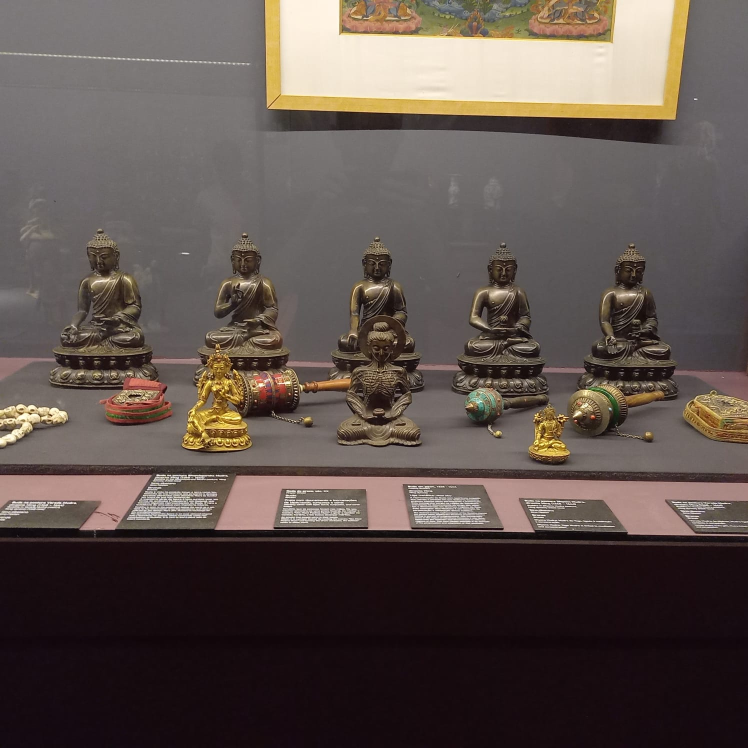
#> input picture Trabalho1 - Textura/fotos_originais/foto1.jpeg, 1496 x 1496 px (shown at 1/2 size); its folder holds only this picture in this run
$ python preprocessar_imagens.py
#> lines starting #> are read from the running program, lines starting #| are printed output that depends on the picture
"""
Pré-processamento das imagens: converte para tons de cinza e gera recortes
de 512x512 pixels a partir das fotos originais.

Uso:
    python preprocessar_imagens.py --input_dir fotos_originais --output_dir imagens --por_foto 1

    --por_foto N : quantos recortes de 512x512 extrair de cada foto.

Estratégias de recorte:
    - por_foto=1  -> um recorte central
    - por_foto>1  -> recortes em grade (grid) cobrindo a foto, sem sobreposição
                     sempre que a foto for grande o suficiente; senão usa o
                     recorte central com deslocamentos aleatórios.
"""

import os
import glob
import argparse
import random
import cv2


TAM = 512


def carregar_em_cinza(caminho):
    img = cv2.imread(caminho, cv2.IMREAD_COLOR)
    if img is None:
        return None
    return cv2.cvtColor(img, cv2.COLOR_BGR2GRAY)

def recorte_central(img_cinza):
    h, w = img_cinza.shape
    cy, cx = h // 2, w // 2
    y0 = max(0, cy - TAM // 2)
    x0 = max(0, cx - TAM // 2)
    return img_cinza[y0:y0 + TAM, x0:x0 + TAM]


def gerar_recortes(img_cinza, n):
    h, w = img_cinza.shape

    if h < TAM or w < TAM:
        raise ValueError(
            f"Imagem menor que {TAM}x{TAM} ({h}x{w}). "
            "Recorte não é possível sem distorcer a textura; "
        )

    recortes = []

    if n == 1:
        recortes.append(recorte_central(img_cinza))
        return recortes

    # posicoes possiveis em grade, sem sobreposicao
    max_y = h - TAM
    max_x = w - TAM
    passos_y = max(1, max_y // TAM + 1)
    passos_x = max(1, max_x // TAM + 1)

    posicoes = []
    for py in range(passos_y):
        for px in range(passos_x):
            y0 = min(py * TAM, max_y)
            x0 = min(px * TAM, max_x)
            posicoes.append((y0, x0))

    random.shuffle(posicoes)

    # se naao houver posicoes em grade suficientes, completa com offsets aleatorios
    while len(posicoes) < n:
        y0 = random.randint(0, max_y)
        x0 = random.randint(0, max_x)
        posicoes.append((y0, x0))

    for (y0, x0) in posicoes[:n]:
        recortes.append(img_cinza[y0:y0 + TAM, x0:x0 + TAM])

    return recortes


def processar_pasta(input_dir, output_dir, por_foto=1, seed=42):
    random.seed(seed)
    os.makedirs(output_dir, exist_ok=True)

    caminhos = sorted(
        glob.glob(os.path.join(input_dir, "*.jpg"))
        + glob.glob(os.path.join(input_dir, "*.jpeg"))
        + glob.glob(os.path.join(input_dir, "*.png"))
        + glob.glob(os.path.join(input_dir, "*.JPG"))
        + glob.glob(os.path.join(input_dir, "*.JPEG"))
    )

    if not caminhos:
        raise RuntimeError(f"Nenhuma foto encontrada em {input_dir}")

    total_gerado = 0
    for caminho in caminhos:
        nome = os.path.splitext(os.path.basename(caminho))[0]
        img_cinza = carregar_em_cinza(caminho)
#> in carregar_em_cinza, img is the input picture: shape (1496, 1496, 3); mean B, G, R 76.6, 81.8, 93.6
#> in carregar_em_cinza, `return cv2.cvtColor(img, cv2.COLOR_BGR2GRAY)`:
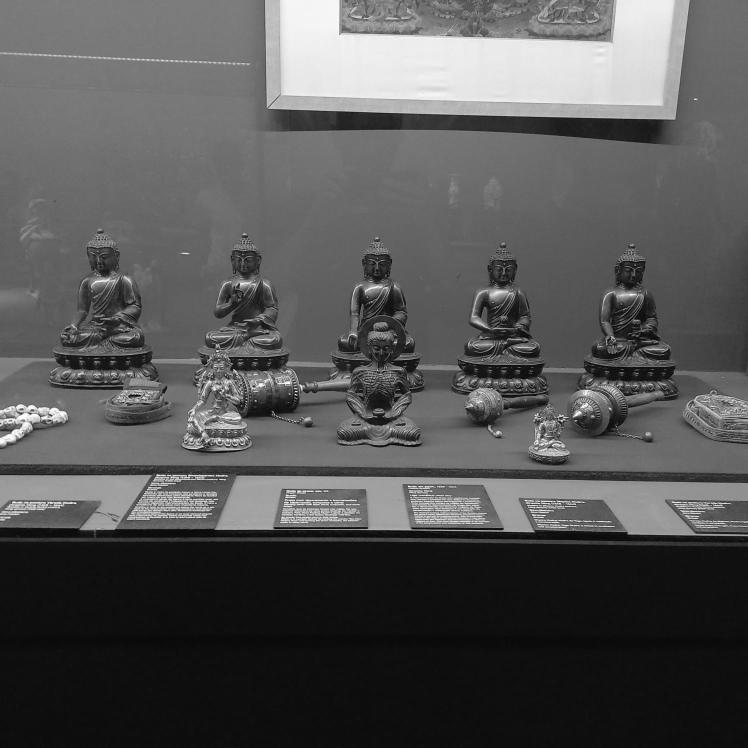
#> returned value: shape (1496, 1496) (shown at 1/2 size); min 1, max 254, mean 84.7
        if img_cinza is None:
            print(f"  [aviso] não lida corretamente {caminho}, pulando.")
            continue

        try:
            recortes = gerar_recortes(img_cinza, por_foto)
#> in recorte_central, `return img_cinza[y0:y0 + TAM, x0:x0 + TAM]`:
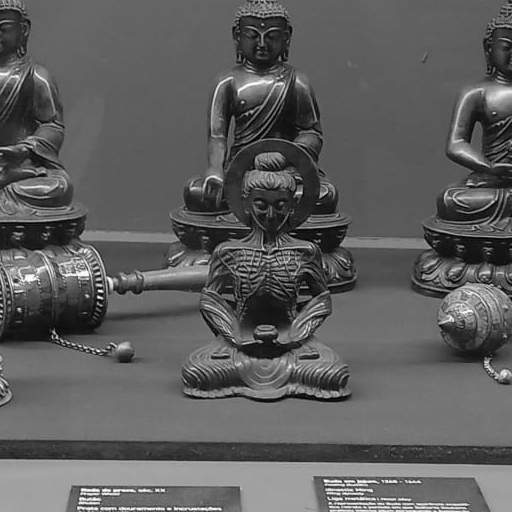
#> returned value: shape (512, 512); min 2, max 254, mean 94.2
#> recortes = 1 item
        except ValueError as e:
            print(f"  [aviso] {nome}: {e}")
            continue

        for i, recorte in enumerate(recortes):
            sufixo = "" if len(recortes) == 1 else f"_crop{i}"
            saida = os.path.join(output_dir, f"{nome}{sufixo}.png")
            cv2.imwrite(saida, recorte)
            total_gerado += 1
#> this loop made 1 pass
#> (sufixo, total_gerado) on pass 1: ('', 1)
#> after the loop, total_gerado = 1

        print(f"  {nome}: {len(recortes)} recorte(s) gerado(s)")
#|   foto1: 1 recorte(s) gerado(s)

    print(f"\nTotal de imagens 512x512 em cinza geradas: {total_gerado}")
#| Total de imagens 512x512 em cinza geradas: 2

if __name__ == "__main__":
    parser = argparse.ArgumentParser(
        description="Converte fotos para cinza e gera recortes 512x512"
    )
    parser.add_argument("--input_dir", default="fotos_originais",
                         help="pasta com as fotos originais (coloridas, qualquer tamanho)")
    parser.add_argument("--output_dir", default="imagens",
                         help="pasta de saída com os recortes 512x512 em cinza "
                              "(usar como --input_dir do segmentacao_textura.py)")
    parser.add_argument("--por_foto", type=int, default=1,
                         help="quantos recortes 512x512 extrair de cada foto")
    args = parser.parse_args()

    processar_pasta(args.input_dir, args.output_dir, por_foto=args.por_foto)
